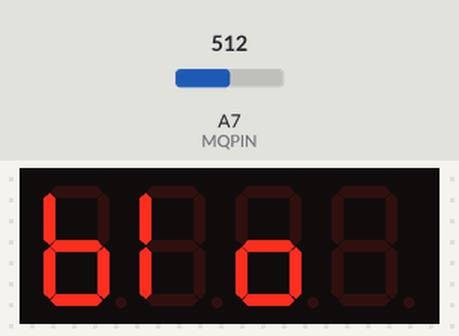
Bench run of a sketch on a simulated Arduino Nano, built with avr-gcc and run on an emulated ATmega328P. On the bench: 4-digit seven-segment display. Inputs (shaded band) come from the test bench; at power-on: A7 (MQPIN) = 512.

Above: at 2.2 s.
2.3 s: A7 (MQPIN) set to 538
At 4.2 s:
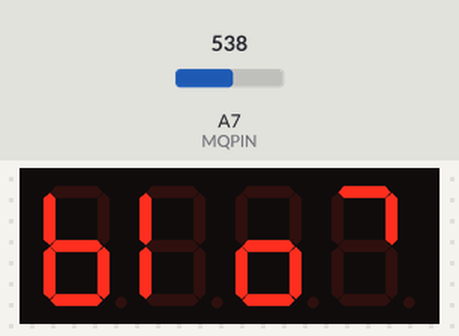
At 5.2 s:
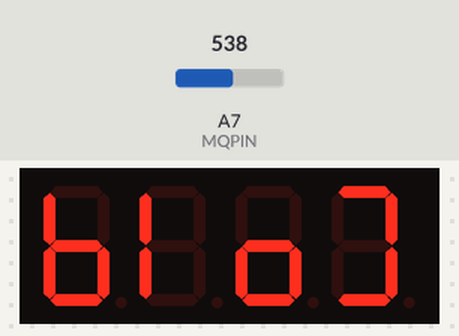
5.3 s: A7 (MQPIN) set to 511
At 7.0 s:
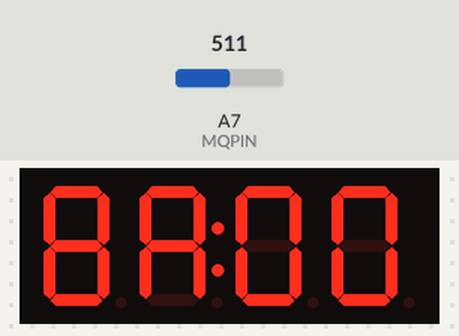
Timing chart, 0 to 8.5 s (numbered marks = the images above; inputs shaded):
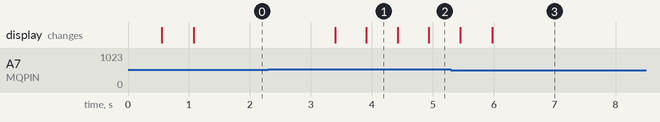

The sketch:

Breathalyser.ino
```cpp
#include <TM1637Display.h>

// Module connection pins
#define CLK 2
#define DIO 3
#define MQPIN A7

TM1637Display display(CLK, DIO);
int n = 0;
const uint8_t MSG_BLOW[] = {124, 48, 92, 0};    // blow message
const uint8_t MSG_INIT[] = {6, 55, 48, 0};      // ini message
const uint8_t MSG_BA[] = {127, 247, 0, 0};      // BA: message
uint8_t data[] = { 0xff, 0xff, 0xff, 0xff };    // blank message for animations

void setup()
{
    display.setBrightness(0x0f);
    display.setSegments(MSG_INIT);
    stabilise();
}

void loop()
{
    display.setSegments(MSG_BLOW);          //ready, show blow message

    int a = analogRead(MQPIN);
    int b = a;

    // wait for a large change
    while (abs(a-b) < 10)
    {
        b = a;
        a = analogRead(MQPIN);
        delay(300);
    }

    // wait a bit
    for (int i = 1; i < 64; i = i<<1)
    {
        data[0] = i - 1;
        display.setSegments(data, 1, 3);    // filling circle pattern
        delay(500);
    }

    n = analogRead(MQPIN) - b;              // get reading above stable background

    //avoid invalid values near zero
    if (n < 0)
    {
        n = 0;
    }

    n = n / 10;                             // scale
    display.setSegments(MSG_BA, 2, 0);      // BA:
    display.showNumberDec(n, 1, 2, 2);      // display analog value
    delay(10000);                           // show reading, and let sensor stabilise
    stabilise();
}

void stabilise()
{
    data[0] = 1;
    int a;
    int b = 0;
    a=analogRead(MQPIN);
    display.setSegments(MSG_INIT);
    delay(500);

    // wait for analog input to settle
    while (abs(a-b) > 0)
    {
        b = a;
        a = analogRead(MQPIN);
        data[0] = data[0]<<1;          // cycle pattern so it looks like its doing something
        if (data[0] > 32)
        {
            data[0] = 1;
        }
        display.setSegments(data, 1, 3);
        delay(500);
    }
}
```

Measured:
- the behaviour switches between 521 and 522 on A7 (MQPIN) (found by bisection; images 0 and 1)
- after the input at 2.3 s, the display: first changes after 1.1 s (image 1 shows a later state)
